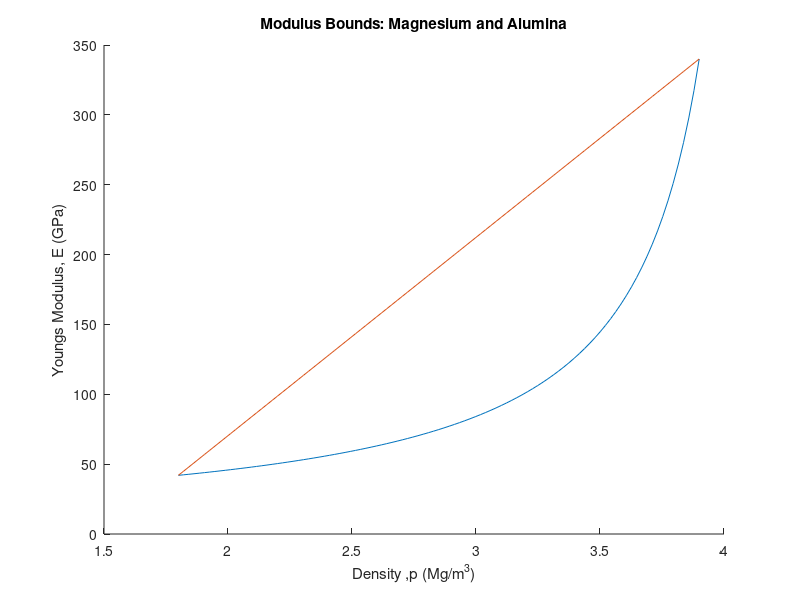

Write the MATLAB code that produced this figure.
%%Magnesium and Alumina

vf=[0:0.01:1]; %vf=Volume Fraction of reinforcing material
pf=3.9;        %pf=density of reinforcing material 
pm=1.8;        %pm=density of the matrix material
Em=42;         %Em=youngs matrix material
Ef=340;        %Ef=youngs reinforcing material 

%Reuss Bound
Er= (((vf/Ef)+((1-vf)/Em)).^-1);

%Voigt Bound
Ev=(vf*Ef)+((1-vf)*Em);

%Density
p=(vf*pf)+((1-vf)*pm);

%Graph
hold on
plot(p,Er)
plot(p,Ev)
title('Modulus Bounds: Magnesium and Alumina');
xlabel('Density ,p (Mg/m^3)')
ylabel('Youngs Modulus, E (GPa)')
hold off

